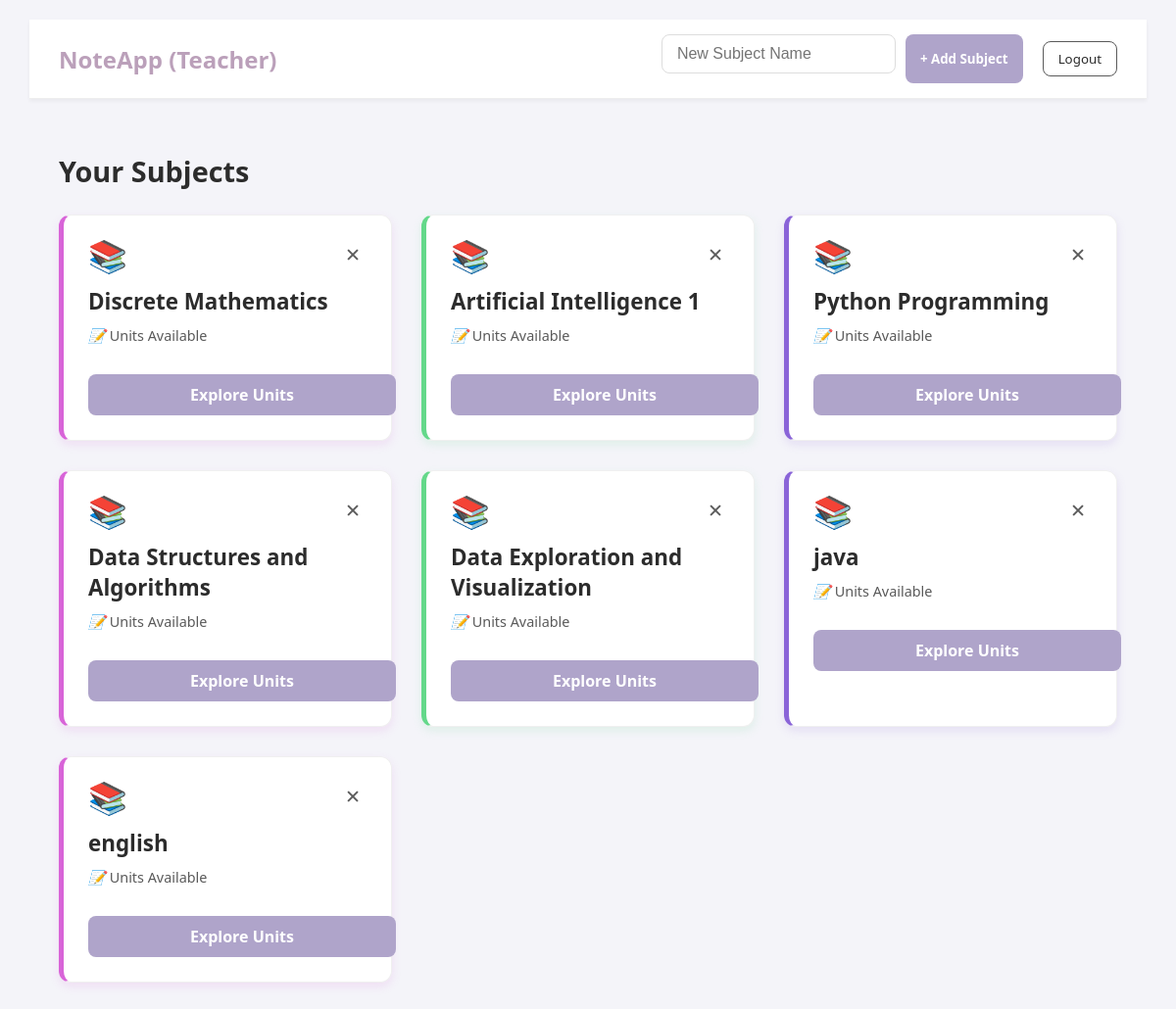
The page /dashboardteach/ (signed in) on the database its author committed.
### tables this page shows
CREATE TABLE Subjects(
    id INTEGER PRIMARY KEY AUTOINCREMENT,
    name TEXT NOT NULL
  );

### app.py (the view)
@app.route('/dashboardteach/')
def dashboardteach():
  if "user_id" not in session:
    return redirect(url_for("signi"))
  conn=sqlite3.connect("notesapp.db")
  c=conn.cursor()
  c.execute("SELECT id,name FROM Subjects")
  subjects=c.fetchall()
  conn.close()
  return render_template("dashboardteacher.html",subjects=subjects)

### templates/dashboardteacher.html (shortened to what this page needs)
<!DOCTYPE html>
<html>
<head>
    <link rel="stylesheet" href="{{ url_for('static',filename='css/style.css') }}">
</head>
<body>
    <div class="dashboard-container">
        <header class="main-header">
            <div class="app-logo">NoteApp (Teacher)</div>
            <div class="header-actions">
                <form method="POST" action="{{url_for('addsubject')}}" class="add-subject-form">
                    <input type="text" name="subject_name" placeholder="New Subject Name" required class="input-field">
                    <button type="submit" class="add-subject-btn">+ Add Subject</button>
                </form>
                <button class="logout-btn">
                   <a href="{{ url_for('logout') }}">Logout</a>
               </button>
            </div>
        </header>
        <main class="dashboard-main">
            <h2 class="section-title">Your Subjects</h2>
            <div class="subject-grid">
              {% for id, name in subjects %}
                <div class="subject-card card-style-{{ loop.index % 3 }}"> <div class="subject-card-header">
                        <span class="subject-card-icon">📚</span>
                        <form method="POST" action="{{ url_for('deletesubject', subject_id=id) }}" class="delete-form">
                            <button type="submit" class="delete-btn" title="Delete Subject">✕</button>
                        </form>
                    </div>
                    <h3 class="subject-title">{{ name }}</h3>
                    <div class="subject-meta">
                        <span class="meta-item">
                            <i class="icon-lessons">📝</i>
                            Units Available
                        </span>
                    </div>
                    <a href="{{ url_for('units',subject_id=id) }}" class="explore-btn">
                        Explore Units
                    </a>
                </div>
              {% endfor %}
            </div>
        </main>
    </div>
</body>
</html>

### static/css/style.css (style rules this page uses)
:root { --color-primary-accent: #BBA0BA; --color-secondary-accent: #AFA4CA; --color-light-accent: #E5C3D8; --color-text-dark: #2C2C2C; --color-text-light: #5A5A5A; --color-background: #F4F4F9; --color-card-background: #FFFFFF; --note-color-1: #E5C3D8; --note-color-2: #DBBCD4; --note-color-3: #BBA0BA; --note-color-4: #AFA4CA; --note-color-5: #CBDCDE; }
body { font-family: 'Segoe UI', Tahoma, Geneva, Verdana, sans-serif; background-color: var(--color-background); color: var(--color-text-dark); margin: 0; padding: 0; box-sizing: border-box; }
a { text-decoration: none; color: inherit; }
button { cursor: pointer; border: none; font-family: inherit; transition: background-color 0.2s, transform 0.1s; }
input[type="text"], input[type="password"], select { padding: 12px; margin-bottom: 10px; border: 1px solid #ddd; border-radius: 8px; font-size: 1em; transition: border-color 0.3s; background-color: var(--color-card-background); }
.main-header { display: flex; justify-content: space-between; align-items: center; padding: 15px 30px; background-color: var(--color-card-background); border-bottom: 1px solid #eee; box-shadow: 0 2px 4px rgba(0, 0, 0, 0.05); }
.header-actions { display: none; }
.dashboard-container { padding: 20px 30px; max-width: 1200px; margin: 0 auto; }
.dashboard-container { min-height: 100vh; background-color: var(--color-background); }
.main-header { display: flex; justify-content: space-between; align-items: center; padding: 15px 30px; background-color: var(--color-card-background); border-bottom: 1px solid #eee; box-shadow: 0 2px 4px rgba(0, 0, 0, 0.05); flex-wrap: wrap; }
.app-logo { font-size: 1.5em; font-weight: 700; color: var(--color-primary-accent); }
.header-actions { display: flex; align-items: center; gap: 20px; }
.logout-btn { padding: 8px 15px; background: none; border: 1px solid var(--color-text-light); border-radius: 8px; font-weight: 500; transition: background-color 0.2s; }
.logout-btn a { text-decoration: none; color: var(--color-text-dark); }
.add-subject-form { display: flex; gap: 10px; padding: 0; margin: 0; }
.add-subject-form .input-field { padding: 10px 15px; border: 1px solid #ddd; border-radius: 8px; font-size: 1em; min-width: 150px; }
.add-subject-btn { background-color: var(--color-secondary-accent); color: white; padding: 10px 15px; border-radius: 8px; font-weight: 600; transition: background-color 0.2s; }
.dashboard-main { padding: 30px; max-width: 1400px; margin: 0 auto; }
.section-title { font-size: 1.8em; margin-bottom: 25px; color: var(--color-text-dark); }
.subject-grid { display: grid; grid-template-columns: repeat(auto-fill, minmax(300px, 1fr)); gap: 30px; }
.subject-card { background-color: var(--color-card-background); border-radius: 12px; padding: 25px; box-shadow: 0 4px 10px rgba(0, 0, 0, 0.05); border: 1px solid #f0f0f0; position: relative; transition: transform 0.2s; }
.subject-card-header { display: flex; justify-content: space-between; align-items: flex-start; margin-bottom: 15px; }
.subject-card-icon { font-size: 2em; line-height: 1; }
.subject-title { font-size: 1.4em; font-weight: 700; color: var(--color-text-dark); margin: 0 0 10px 0; }
.subject-meta { font-size: 0.9em; color: var(--color-text-light); margin-bottom: 20px; }
.explore-btn { display: inline-block; padding: 10px 15px; border-radius: 8px; text-align: center; font-weight: 600; background-color: var(--color-secondary-accent); color: white; text-decoration: none; width: 90%; margin-top: 10px; }
.delete-form { line-height: 1; }
.delete-btn { background: none; border: none; color: var(--color-text-light); font-size: 1.2em; cursor: pointer; transition: color 0.2s; }
.subject-card.card-style-0 { border-left: 5px solid #8A64D8; box-shadow: 0 4px 10px rgba(138, 100, 216, 0.15); }
.subject-card.card-style-0 .subject-card-icon { color: #8A64D8; }
.subject-card.card-style-1 { border-left: 5px solid #D864D8; box-shadow: 0 4px 10px rgba(216, 100, 216, 0.15); }
.subject-card.card-style-1 .subject-card-icon { color: #D864D8; }
.subject-card.card-style-2 { border-left: 5px solid #64D88A; box-shadow: 0 4px 10px rgba(100, 216, 138, 0.15); }
.subject-card.card-style-2 .subject-card-icon { color: #64D88A; }
.explore-btn { display: inline-block; padding: 10px 15px; border-radius: 8px; text-align: center; font-weight: 600; background-color: var(--color-secondary-accent); color: white; text-decoration: none; width: 100%; margin-top: 10px; }

### rows shown on the page
Subjects: name "Discrete Mathematics"
Subjects: name "Artificial Intelligence 1"
Subjects: name "Python Programming"
Subjects: name "Data Structures and Algorithms"
Subjects: name "Data Exploration and Visualization"
Subjects: name "java"
Subjects: name "english"
